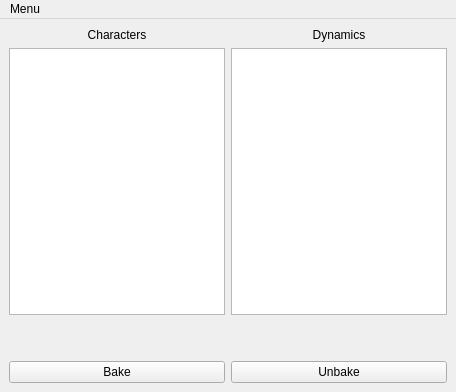
<?xml version="1.0" encoding="UTF-8"?>
<ui version="4.0">
 <class>hairBakeWindow</class>
 <widget class="QMainWindow" name="hairBakeWindow">
  <property name="geometry">
   <rect>
    <x>0</x>
    <y>0</y>
    <width>456</width>
    <height>392</height>
   </rect>
  </property>
  <property name="windowTitle">
   <string>Hair Bake Unbake Window</string>
  </property>
  <widget class="QWidget" name="centralwidget">
   <layout class="QGridLayout" name="gridLayout_2">
    <item row="0" column="0">
     <layout class="QGridLayout" name="gridLayout">
      <item row="1" column="1">
       <widget class="QListWidget" name="dynParticle_LW">
        <property name="selectionMode">
         <enum>QAbstractItemView::ExtendedSelection</enum>
        </property>
       </widget>
      </item>
      <item row="3" column="1">
       <widget class="QPushButton" name="unbake_btn">
        <property name="text">
         <string>Unbake</string>
        </property>
       </widget>
      </item>
      <item row="0" column="0">
       <widget class="QLabel" name="char_lbl">
        <property name="text">
         <string>Characters</string>
        </property>
        <property name="alignment">
         <set>Qt::AlignCenter</set>
        </property>
       </widget>
      </item>
      <item row="0" column="1">
       <widget class="QLabel" name="dynPartilce_lbl">
        <property name="text">
         <string>Dynamics</string>
        </property>
        <property name="alignment">
         <set>Qt::AlignCenter</set>
        </property>
       </widget>
      </item>
      <item row="3" column="0">
       <widget class="QPushButton" name="bake_btn">
        <property name="text">
         <string>Bake</string>
        </property>
       </widget>
      </item>
      <item row="1" column="0">
       <widget class="QListWidget" name="characters_LW">
        <property name="selectionMode">
         <enum>QAbstractItemView::ExtendedSelection</enum>
        </property>
       </widget>
      </item>
      <item row="2" column="0">
       <spacer name="verticalSpacer">
        <property name="orientation">
         <enum>Qt::Vertical</enum>
        </property>
        <property name="sizeType">
         <enum>QSizePolicy::Maximum</enum>
        </property>
        <property name="sizeHint" stdset="0">
         <size>
          <width>20</width>
          <height>40</height>
         </size>
        </property>
       </spacer>
      </item>
      <item row="2" column="1">
       <spacer name="verticalSpacer_2">
        <property name="orientation">
         <enum>Qt::Vertical</enum>
        </property>
        <property name="sizeType">
         <enum>QSizePolicy::Maximum</enum>
        </property>
        <property name="sizeHint" stdset="0">
         <size>
          <width>20</width>
          <height>40</height>
         </size>
        </property>
       </spacer>
      </item>
     </layout>
    </item>
   </layout>
  </widget>
  <widget class="QMenuBar" name="menubar">
   <property name="geometry">
    <rect>
     <x>0</x>
     <y>0</y>
     <width>456</width>
     <height>21</height>
    </rect>
   </property>
   <widget class="QMenu" name="menuMenu">
    <property name="title">
     <string>Menu</string>
    </property>
    <addaction name="actionExit"/>
   </widget>
   <addaction name="menuMenu"/>
  </widget>
  <action name="actionExit">
   <property name="text">
    <string>Exit</string>
   </property>
  </action>
 </widget>
 <resources/>
 <connections>
  <connection>
   <sender>actionExit</sender>
   <signal>triggered()</signal>
   <receiver>hairBakeWindow</receiver>
   <slot>close()</slot>
   <hints>
    <hint type="sourcelabel">
     <x>-1</x>
     <y>-1</y>
    </hint>
    <hint type="destinationlabel">
     <x>227</x>
     <y>195</y>
    </hint>
   </hints>
  </connection>
 </connections>
</ui>
